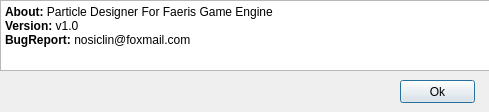
<?xml version="1.0" encoding="UTF-8"?>
<ui version="4.0">
 <class>AboutDialog</class>
 <widget class="QDialog" name="AboutDialog">
  <property name="geometry">
   <rect>
    <x>0</x>
    <y>0</y>
    <width>489</width>
    <height>112</height>
   </rect>
  </property>
  <property name="windowTitle">
   <string>AboutDialog</string>
  </property>
  <widget class="QPushButton" name="pushButton">
   <property name="geometry">
    <rect>
     <x>400</x>
     <y>80</y>
     <width>75</width>
     <height>23</height>
    </rect>
   </property>
   <property name="text">
    <string>Ok</string>
   </property>
  </widget>
  <widget class="QTextBrowser" name="textBrowser">
   <property name="geometry">
    <rect>
     <x>0</x>
     <y>0</y>
     <width>491</width>
     <height>71</height>
    </rect>
   </property>
   <property name="html">
    <string>&lt;!DOCTYPE HTML PUBLIC &quot;-//W3C//DTD HTML 4.0//EN&quot; &quot;http://www.w3.org/TR/REC-html40/strict.dtd&quot;&gt;
&lt;html&gt;&lt;head&gt;&lt;meta name=&quot;qrichtext&quot; content=&quot;1&quot; /&gt;&lt;style type=&quot;text/css&quot;&gt;
p, li { white-space: pre-wrap; }
&lt;/style&gt;&lt;/head&gt;&lt;body style=&quot; font-family:'宋体'; font-size:9pt; font-weight:400; font-style:normal;&quot;&gt;
&lt;p style=&quot; margin-top:0px; margin-bottom:0px; margin-left:0px; margin-right:0px; -qt-block-indent:0; text-indent:0px;&quot;&gt;&lt;span style=&quot; font-weight:600;&quot;&gt;About:&lt;/span&gt; Particle Designer For Faeris Game Engine&lt;/p&gt;
&lt;p style=&quot; margin-top:0px; margin-bottom:0px; margin-left:0px; margin-right:0px; -qt-block-indent:0; text-indent:0px;&quot;&gt;&lt;span style=&quot; font-weight:600;&quot;&gt;Version:&lt;/span&gt; v1.0&lt;/p&gt;
&lt;p style=&quot; margin-top:0px; margin-bottom:0px; margin-left:0px; margin-right:0px; -qt-block-indent:0; text-indent:0px;&quot;&gt;&lt;span style=&quot; font-weight:600;&quot;&gt;BugReport:&lt;/span&gt; nosiclin@foxmail.com&lt;/p&gt;&lt;/body&gt;&lt;/html&gt;</string>
   </property>
  </widget>
 </widget>
 <resources/>
 <connections>
  <connection>
   <sender>pushButton</sender>
   <signal>clicked()</signal>
   <receiver>AboutDialog</receiver>
   <slot>accept()</slot>
   <hints>
    <hint type="sourcelabel">
     <x>357</x>
     <y>101</y>
    </hint>
    <hint type="destinationlabel">
     <x>199</x>
     <y>60</y>
    </hint>
   </hints>
  </connection>
 </connections>
</ui>
